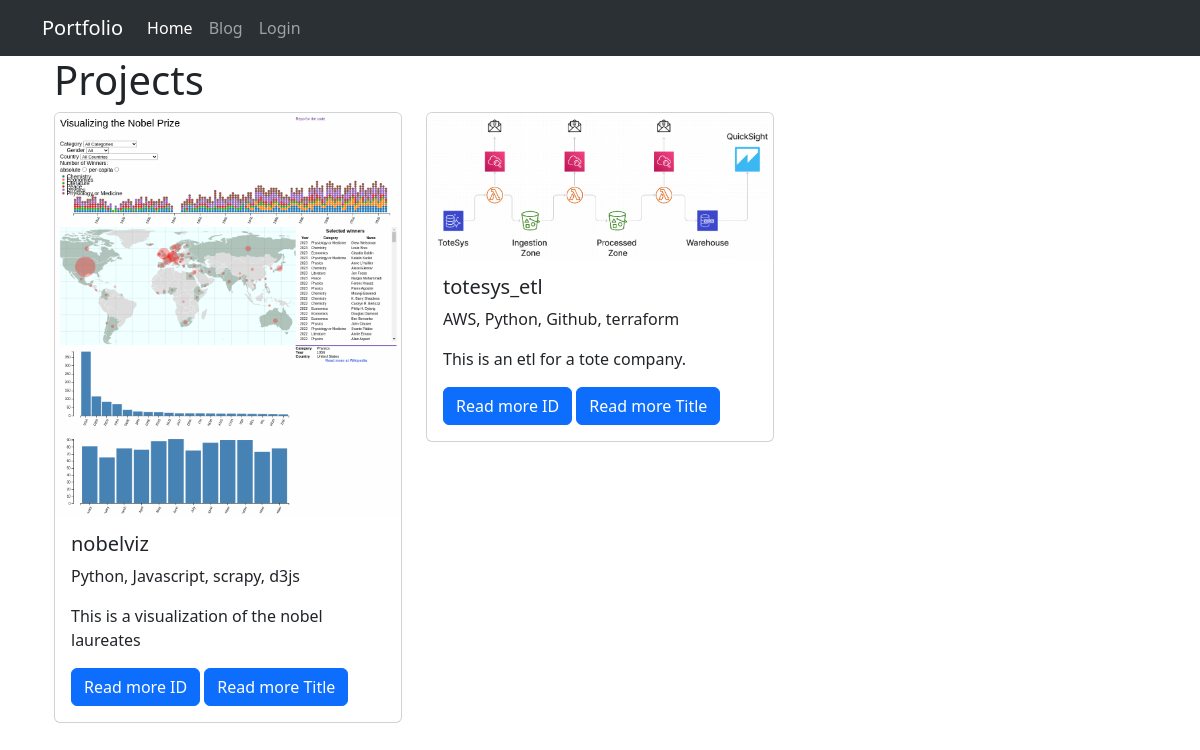
/projects/, run on the app's committed database.
### projects/models.py (models this page shows)
class Project(models.Model):
    title = models.CharField(max_length=100)
    description = models.TextField()
    technology = models.CharField(max_length=20)
    image = models.CharField(max_length=100)

### projects/views.py (the view)
# urls.py: path("", views.all_projects, name="all_projects"),
def all_projects(request):
    projects = Project.objects.all()
    return render(request, "projects/all_projects.html", {"projects": projects})

### projects/templates/projects/all_projects.html
{% extends "projects/base.html" %} {% load static %} {% block content %}
<div class="container">
  <h1>Projects</h1>
  <div class="row">
    {% for project in projects %}
    <div class="col-md-4">
      <div class="card mb-2">
        <img
          class="card-img-top .img-fluid"
          src="{% static project.image %}"
          alt="{{project.description}}"
        />
        <div class="card-body">
          <h5 class="card-title">{{project.title}}</h5>
          <p class="fw-light">{{project.technology}}</p>
          <p class="card-text">{{project.description}}</p>
          <a
            href="{% url 'projects:project_detail' project.pk %}"
            class="btn btn-primary"
            >Read more ID</a
          >
          <a
            href="{% url 'projects:project_detail_title' project.title %}"
            class="btn btn-primary"
            >Read more Title</a
          >
        </div>
      </div>
    </div>
    {% endfor %}
  </div>
</div>
{% endblock content %}

### data on the page
Project: image (picture), title "nobelviz", technology "Python, Javascript, scrapy, d3js", description "This is a visualization of the nobel laureates"
Project: image (picture), title "totesys_etl", technology "AWS, Python, Github, terraform", description "This is an etl for a tote company."
